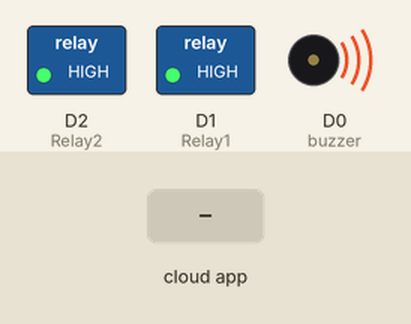
The sketch below on a simulated ESP8266 (NodeMCU). Shown: switched loads named in the sketch (green lamp = pin HIGH), buzzer (waves = sounding, pin HIGH). The inputs (shaded band) are chosen by the test bench. WiFi joins after 1.5 s; servers stay silent unless stated; no MQTT or app messages arrive unless stated; what the sketch prints to the serial monitor is not drawn.

Above: at 2.7 s.
2.8 s: the phone or cloud app sets relay1 to 0
At 5.5 s:
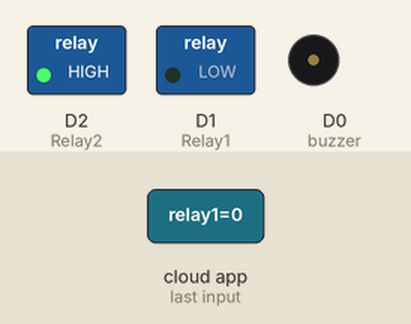
5.8 s: the phone or cloud app sets relay2 to 0
At 6.2 s:
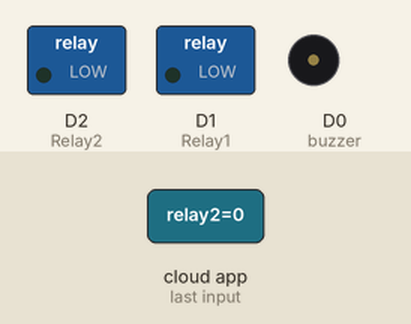
7.3 s: the phone or cloud app sets relay1 to 1
At 8.4 s:
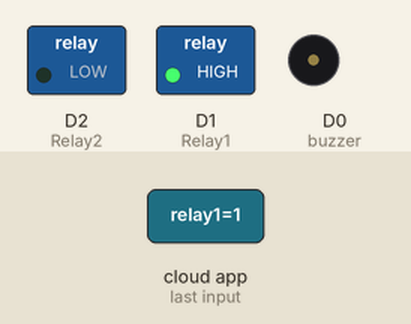
8.8 s: the phone or cloud app sets relay2 to 1
At 9.3 s:
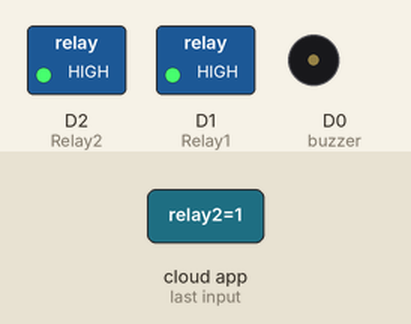
Timing chart, 0 to 11.3 s (numbered marks = the images above; inputs shaded):
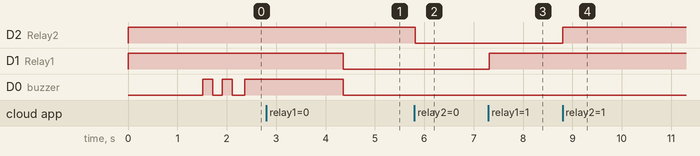

Measured:
- after the input at 2.8 s, D1 (Relay1): HIGH → LOW after 1.6 s
- after the input at 5.8 s, D2 (Relay2): HIGH → LOW at once
- after the input at 7.3 s, D1 (Relay1): LOW → HIGH at once
- after the input at 8.8 s, D2 (Relay2): LOW → HIGH at once

The sketch:

minor_project.ino
```cpp
#include <ESP8266WiFi.h>
#include "Adafruit_MQTT.h"
#include "Adafruit_MQTT_Client.h"
#include "DHT.h"


//Relays for switching appliances
#define Relay1            D1
#define Relay2            D2

//DHT11 for reading temperature and humidity value
#define DHTPIN            D7

//buzzer to know the status of MQTT connections
#define buzzer            D0


#define WLAN_SSID       "SUNDRIYAL"
#define WLAN_PASS       "28608561158E"


#define AIO_SERVER      "io.adafruit.com"
#define AIO_SERVERPORT  1883                   // use 8883 for SSL
#define AIO_USERNAME    "BPIT_project"
#define AIO_KEY         "aio_eTsw33O79GjFvkHORapI29N6HNbK"


WiFiClient client;


Adafruit_MQTT_Client mqtt(&client, AIO_SERVER, AIO_SERVERPORT, AIO_USERNAME, AIO_KEY);

/****************************** Feeds ***************************************/


Adafruit_MQTT_Publish Humidity = Adafruit_MQTT_Publish(&mqtt, AIO_USERNAME "/feeds/humidity");
Adafruit_MQTT_Publish Temperature = Adafruit_MQTT_Publish(&mqtt, AIO_USERNAME "/feeds/temperature");


// Setup a feed called 'onoff' for subscribing to changes.
Adafruit_MQTT_Subscribe Light1 = Adafruit_MQTT_Subscribe(&mqtt, AIO_USERNAME "/feeds/relay1");
Adafruit_MQTT_Subscribe Light2 = Adafruit_MQTT_Subscribe(&mqtt, AIO_USERNAME "/feeds/relay2");


#define DHTTYPE           DHT11     // DHT 11

DHT dht(DHTPIN, DHTTYPE);
uint32_t delayMS;


/*************************** Sketch Code ************************************/


void MQTT_connect();

void setup() {
  Serial.begin(115200);

  delay(10);

  pinMode(buzzer, OUTPUT);
  pinMode(Relay1, OUTPUT);
  digitalWrite(Relay1, HIGH);//initially the relay 1 remains off
  pinMode(Relay2, OUTPUT);
  digitalWrite(Relay2, HIGH);//initially the relay 2 remains off


  Serial.println(F("Adafruit MQTT demo"));


  Serial.println(); Serial.println();
  Serial.print("Connecting to ");
  Serial.println(WLAN_SSID);

  WiFi.begin(WLAN_SSID, WLAN_PASS);
  while (WiFi.status() != WL_CONNECTED) {
    delay(500);
    Serial.print(".");
  }
  Serial.println();

  Serial.println("WiFi connected");
  Serial.println("IP address: "); Serial.println(WiFi.localIP());

  //Setting up DHT sensor
  dht.begin();

  // Setup MQTT subscription for onoff feed.
  mqtt.subscribe(&Light1);
  mqtt.subscribe(&Light2);

}

uint32_t x = 0;

void loop() {

  MQTT_connect();


  Adafruit_MQTT_Subscribe *subscription;
  while ((subscription = mqtt.readSubscription(20000))) {
    if (subscription == &Light1) {
      Serial.print(F("Got: "));
      Serial.println((char *)Light1.lastread);
      int Light1_State = atoi((char *)Light1.lastread);
      digitalWrite(Relay1, Light1_State);

    }

    if (subscription == &Light2) {
      Serial.print(F("Got: "));
      Serial.println((char *)Light2.lastread);
      int Light2_State = atoi((char *)Light2.lastread);
      digitalWrite(Relay2, Light2_State);
    }

  }


  float h = dht.readHumidity();
  // Read temperature as Celsius (the default)
  float t = dht.readTemperature();
  // Read temperature as Fahrenheit (isFahrenheit = true)
  float f = dht.readTemperature(true);

  // Check if any reads failed and exit early (to try again).
  if (isnan(h) || isnan(t) || isnan(f)) {
    Serial.println("Failed to read from DHT sensor!");
    return;
  }
  if (! Humidity.publish(h)) {
    Serial.println(F("Failed"));
  } else {
    Serial.println(F("OK!"));
  }
  if (! Temperature.publish(t)) {
    Serial.println(F("Failed"));
  } else {
    Serial.println(F("OK!"));
  }


}


void MQTT_connect() {
  int8_t ret;

  // Stop if already connected.
  if (mqtt.connected()) {
    return;
  }

  Serial.print("Connecting to MQTT... ");

  uint8_t retries = 3;
  digitalWrite(buzzer, HIGH);
  delay(200);
  digitalWrite(buzzer, LOW);
  delay(200);
  digitalWrite(buzzer, HIGH);
  delay(200);
  digitalWrite(buzzer, LOW);
  delay(200);
  while ((ret = mqtt.connect()) != 0) { // connect will return 0 for connected
    Serial.println(mqtt.connectErrorString(ret));
    Serial.println("Retrying MQTT connection in 5 seconds...");
    mqtt.disconnect();
    delay(5000);  // wait 5 seconds
    retries--;
    if (retries == 0) {

      while (1);
    }
  }
  Serial.println("MQTT Connected!");
  digitalWrite(buzzer, HIGH);
  delay(2000);
  digitalWrite(buzzer, LOW);
}
```
